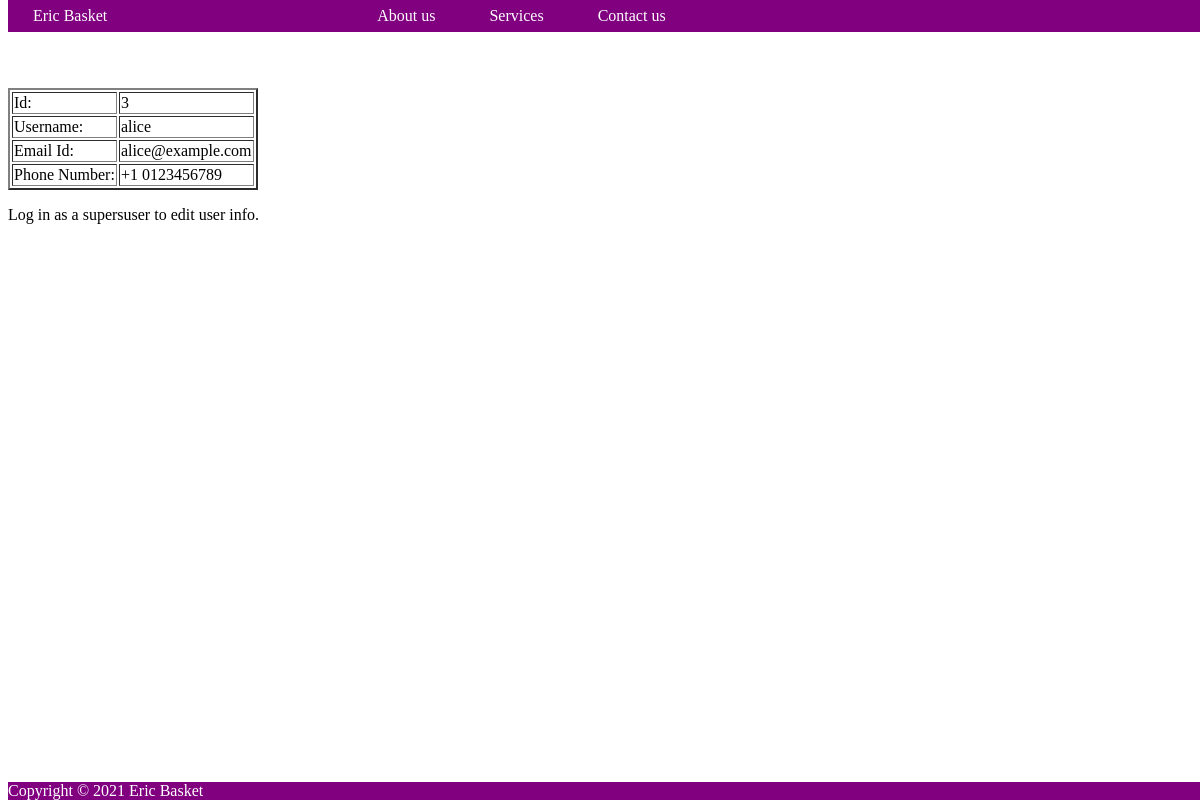
/userdetail/3/, run on the app's committed database.
### project_app1/models.py (models this page shows, shortened)
class RegisteredUser(models.Model):
    name = models.CharField(max_length=100)
    emailid = models.CharField(max_length=100)
    phoneNum = models.CharField(blank=True, null=True, max_length=20)
    password = models.CharField(max_length=30)
    profilePic = models.ImageField(upload_to="profile_pics", default="default.jpeg")

### project_app1/views.py (the view)
# urls.py: path("userdetail/<int:pk>/", views.UserDetailView.as_view(template_name="user_detail.html"), name="userdetail"),
class UserDetailView(DetailView):
    model = RegisteredUser

### project_app1/templates/user_detail.html (shortened to what this page needs)
{% extends 'base.html' %}
    {% block content %}
        <table border="2">
            <tr>
                <td>Id:</td><td>{{ object.id }}</td>
            </tr>
            <tr>
                <td>Username:</td><td>{{ object.name }}</td>
            </tr>
            <tr>
                <td>Email Id:</td><td>{{ object.emailid }}</td>
            </tr>
            <tr>
                <td>Phone Number:</td><td>{{ object.phoneNum }}</td>
            </tr>
        </table>
        {% if request.user.is_superuser %}
            <br>
            <a href="{% url 'userupdate' object.id %}">Update</a>
            <a href="{% url 'userdelete' object.id %}">Delete</a>
        {% else %}
            <p>Log in as a supersuser to edit user info.</p>
        {% endif %}
    {% endblock content %}

### project_app1/templates/base.html (style rules this page uses)
body { padding-top: 80px; padding-bottom: 80px; }

### data on the page
RegisteredUser: id "3", name "alice", emailid "alice@example.com", phoneNum "+1 0123456789"
